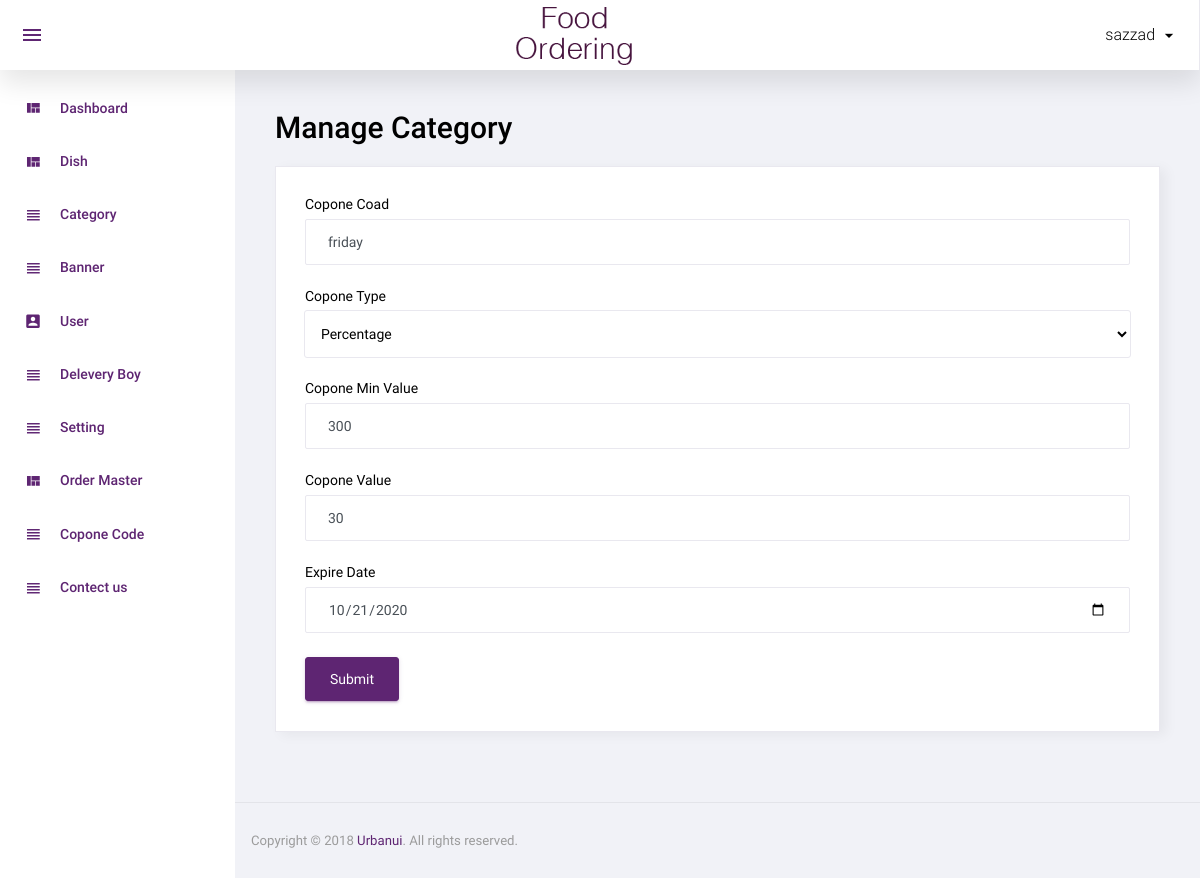
The app's page /admin/manage_coponeCoad.php?id=4 (signed in) with its own data.
### tables this page shows
CREATE TABLE `copone_code` (
  `id` int(11) NOT NULL,
  `copone_code` varchar(120) NOT NULL,
  `copone_type` enum('P','F','M','') NOT NULL,
  `copone_value` varchar(110) NOT NULL,
  `cart_min_value` varchar(100) NOT NULL,
  `expire_on` date NOT NULL,
  `stats` int(11) NOT NULL,
  `add_on` datetime NOT NULL DEFAULT current_timestamp()
);

### admin/function.inc.php (called while the page is built, shortened)
<?php
function get_safe_value($str){
	global $con;
	$str=mysqli_real_escape_string($con,$str);
	return $str;
}
	?>

### admin/manage_coponeCoad.php (the view, shortened to what this page needs)
<?php
include('top.php');
$copone_code='';
$copone_type='';
$copone_value='';
$cart_min_value='';
$expire_on='';
if(isset($_GET['id']) && $_GET['id']>0){
	$id=get_safe_value($_GET['id']);
	$row=mysqli_fetch_assoc(mysqli_query($con,"select * from copone_code where id='$id'"));
  $copone_code=$row['copone_code'];
  $copone_type=$row['copone_type'];
  $copone_value=$row['copone_value'];
  $cart_min_value=$row['cart_min_value'];
  $expire_on=$row['expire_on'];
}
?>
<div class="row">
			<h1 class="grid_title ml10 ml15">Manage Category</h1>
            <div class="col-12 grid-margin stretch-card">
              <div class="card">
                <div class="card-body">
                  <form class="forms-sample" method="post">
                    <div class="form-group">
                      <label for="exampleInputName1">Copone Coad</label>
                      <input type="text" class="form-control" placeholder="Coad" name="copone_coad" required value="<?php echo $copone_code?>">
                    </div>
                    <div class="form-group">
                      <label for="exampleInputName1">Copone Type</label>
                      <select class="form-control select" name="copone_type">
                      <?php
                      $arr=array('P'=>'Percentage','F'=>'Fixed','M'=>'mixed');
                      foreach($arr as $key=>$val){
                        if($key==$copone_type){
                            echo " <option style='color:black' value=".$key." selected>".$val."</option>";
                        }else{
                            echo " <option style='color:black' value=".$key.">".$val."</option>";
                        }
                      }
                       ?>
                     </select>
                    </div>
                    <div class="form-group">
                      <label for="exampleInputName1">Copone Min Value</label>
                      <input type="text" class="form-control" placeholder="min value" name="min_value" required value="<?php echo  $cart_min_value?>">
                    </div>
                    <div class="form-group">
                      <label for="exampleInputName1">Copone Value</label>
                      <input type="text" class="form-control" placeholder="copone_value" name="copone_value" required value="<?php echo $copone_value?>">
                    </div>
                    <div class="form-group">
                      <label for="exampleInputName1">Expire Date</label>
                      <input type="date" class="form-control"  name="date_sp"  value="<?php echo $expire_on?>">
                    </div>
                    <button type="submit" class="btn btn-primary mr-2" name="submit">Submit</button>
                  </form>
                </div>
              </div>
            </div>
		 </div>
<?php include('footer.php');?>

### admin/assets/css/custom.css (style rules this page uses)
.form-control.select { color: black; }

### records on screen
copone_code: copone_coad "friday", copone_type "Percentage", min_value "300", copone_value "30", date_sp "10/21/2020"

### other values on screen
$_SESSION['Admin_name'] "sazzad"
